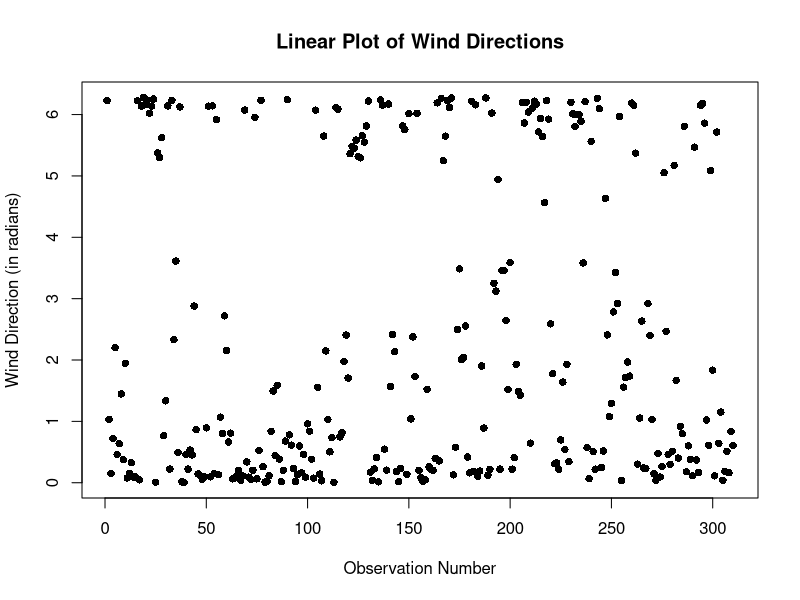
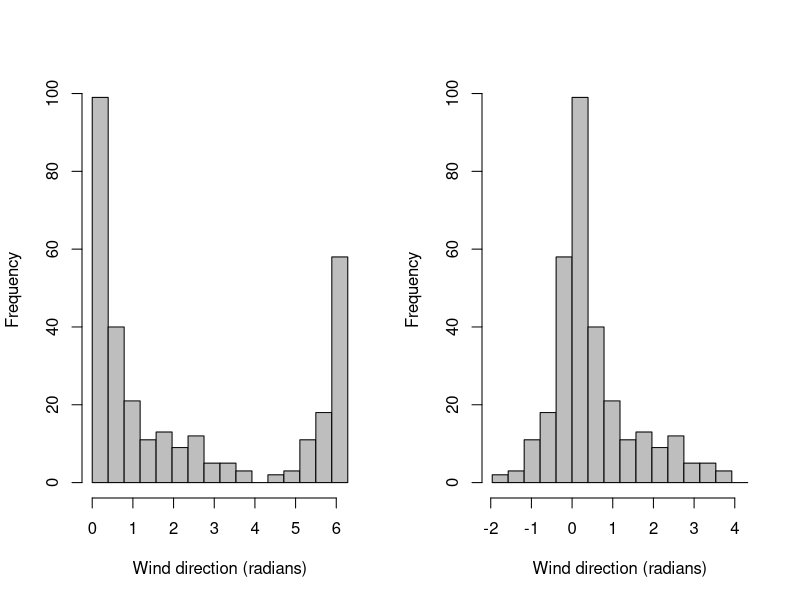
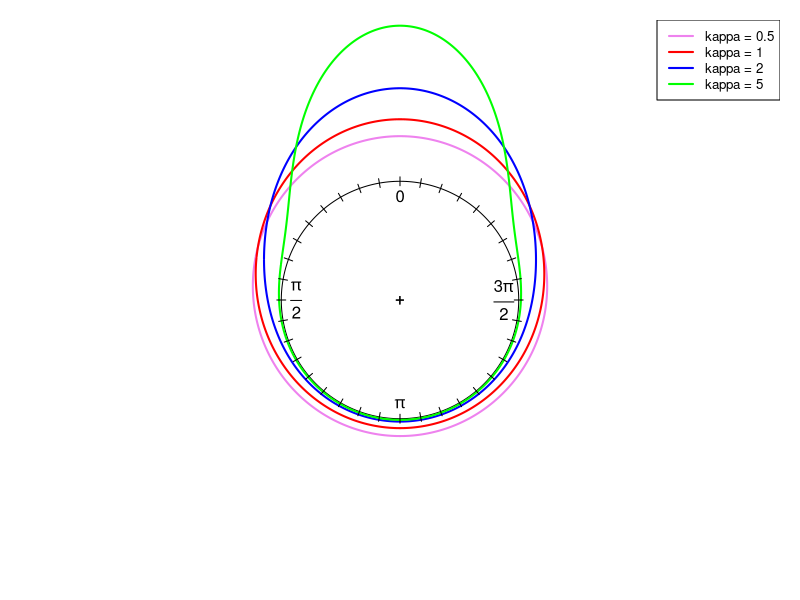
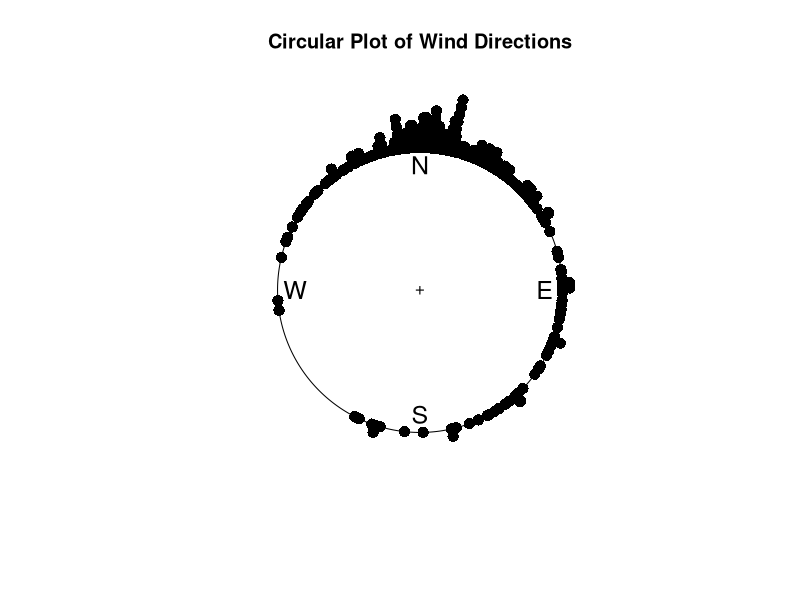
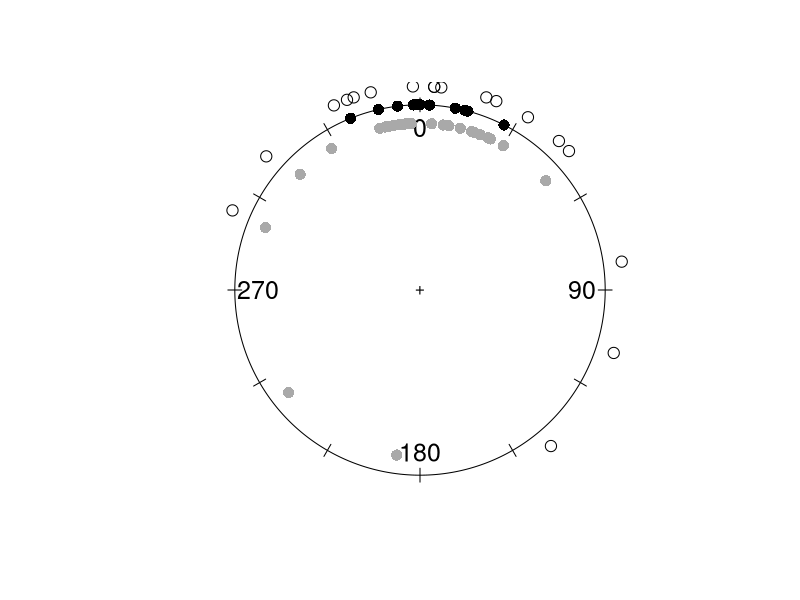
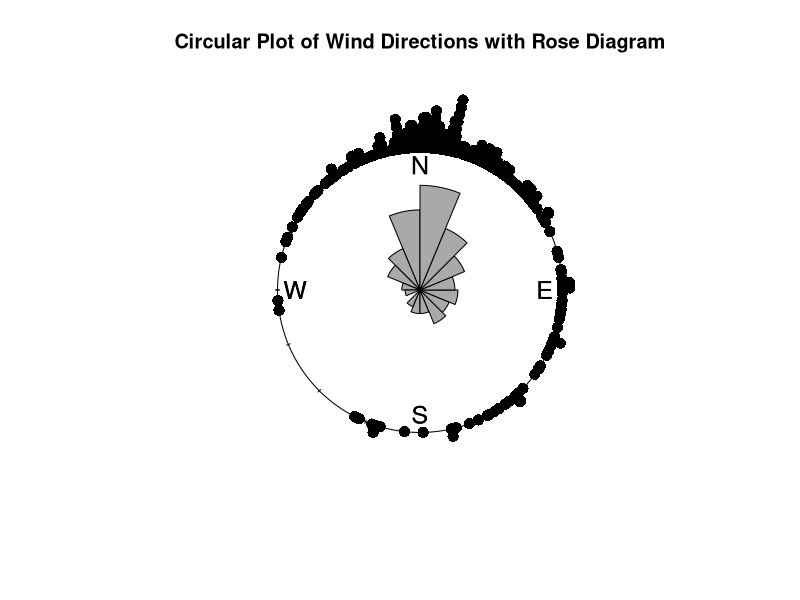
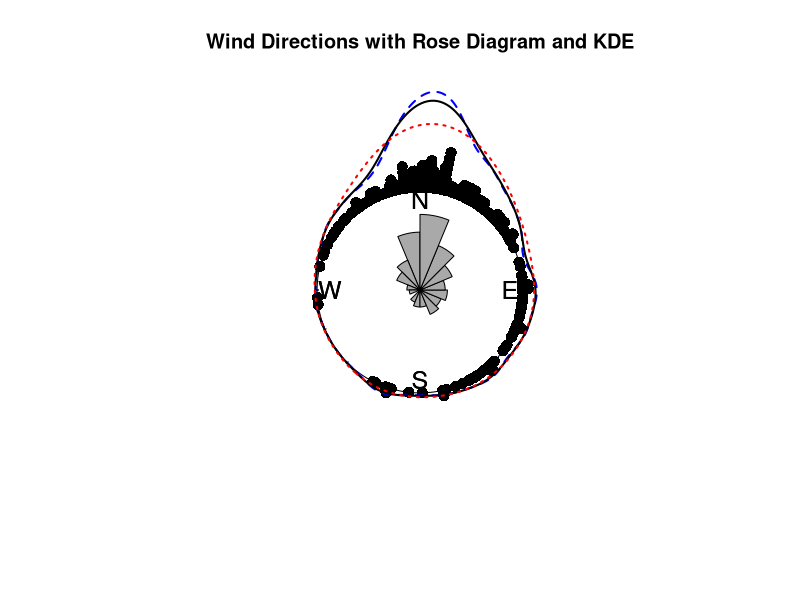

These charts were generated, in order, by the following R code:
## ---- chunk 1
if(!require(circular)) install.packages("circular")

library(circular)
## ---- chunk 2
mu <- circular(0) # Set the mean direction at o
kappas <- c(0.5, 1, 2, 5)

angles <- seq(0, 2*pi, length.out = 720)

densities <- list() # To store the value of PDFs at each points
for (kappa in kappas) {
  density <- dvonmises(angles, mu = mu, kappa = kappa) # This should return a vector, since argument x is a vector 
  densities[[as.character(kappa)]] <- density
}

# Plot
png("von_mises_circular_plot.png", width = 2000, height = 2000, res = 300)
plot.new()
par(mar = c(1, 1, 1, 1))
plot(circular(list()), zero = pi/2, bin = 720, shrink = 2.1)
colors <- c("violet", "red", "blue", "green")
for (i in seq_along(kappas)) {
  lines.circular(angles, densities[[as.character(kappas[i])]] * 1.5 + 0.01, 
                 col = colors[i], lwd = 2, zero = pi/2)
}
legend("topright", legend = paste("kappa =", kappas),
       col = colors, lwd = 2, cex = 0.8)
axis.circular(
  at = circular(seq(0, 2 * pi - pi / 18, by = pi / 18)),
  labels = rep("", 36),
  tcl = 0.075,
  zero = pi/2,
  rotation = "clock"
)
dev.off()
## ---- chunk 3
library(circular)
windc <- circular(wind, type="angles",units="radians",template="geographics")

png("raw_data_plot.png", width = 2000, height = 2000, res = 300)
plot.new()
plot(windc, stack=TRUE, col="black", shrink=1.3, cex=1.5, bin=720, sep=0.035,
     main="Circular Plot of Wind Directions")
dev.off()
## ---- chunk 4
plot(wind, pch=16, col="black",
     xlab="Observation Number", 
     ylab="Wind Direction (in radians)",
     main="Linear Plot of Wind Directions")

## ---- chunk 5
png("multi_data_plot.png", width = 2000, height = 2000, res = 300)
plot.new()
plot(fisherB10c$set1, units="degrees", zero=pi/2, rotation="clock", pch=16, cex=1.5)
ticks.circular(circular(seq(0, (11/6)*pi, pi/6)), zero=pi/2, 
               rotation="clock", tcl=0.075)
points(fisherB10c$set2, zero=pi/2, rotation="clock", pch=16,
       col="darkgrey", next.points=-0.1, cex=1.5)
points(fisherB10c$set3, zero=pi/2, rotation="clock", pch=1, 
       next.points=0.1, cex=1.5)

dev.off()
## ---- chunk 6
png("rose.png", width = 2000, height = 2000, res = 300)
plot.new()
plot(windc, stack=TRUE, col="black", shrink=1.3, cex=1.5, bin=720, sep=0.035,
     main="Circular Plot of Wind Directions with Rose Diagram")
rose.diag(windc, bins=16, col="darkgrey", cex=1.5, prop=1.3, add=TRUE)
dev.off()
## ---- chunk 7
png("KDE.png", width = 2000, height = 2000, res = 300)
plot.new()
plot(windc, stack=TRUE, col="black", shrink=1.8, cex=1.5, bin=720, sep=0.035,
     main="Wind Directions with Rose Diagram and KDE")
rose.diag(windc, bins=16, col="darkgrey", cex=1.5, prop=1.3, add=TRUE)
lines(density.circular(windc, bw = 75), lwd = 2, lty = 2, col = "blue")  # too smooth
lines(density.circular(windc, bw = 40), lwd = 2, lty = 1, col = "black")   # proper
lines(density.circular(windc, bw = 10), lwd = 2, lty = 3, col = "red") # overfitting
dev.off()
## ---- chunk 8
par(mfrow = c(1,2))

hist(wind, main = " ", xlab = "Wind direction (radians)", ylab = "Frequency", 
     breaks = seq(from = 0, to = 2 * pi, by = pi / 8), 
     col = "grey", xlim = c(0, 2 * pi))

n <- length(wind) 
cutpoint <- 2 * pi - (5 * pi / 8) 
windshift <- numeric(n)

for (j in 1:n) { 
  if (wind[j] >= cutpoint) { 
    windshift[j] <- wind[j] - 2 * pi 
  } else { 
    windshift[j] <- wind[j] 
  }
}

hist(windshift, main = "", xlab = "Wind direction (radians)", ylab = "Frequency", 
  breaks = seq(from = -5 * pi / 8, to = 2 * pi - 5 * pi / 8, by = pi / 8), 
  col = "grey", xlim = c(-5 * pi / 8, 2 * pi - 5 * pi / 8))

par(mfrow = c(1, 1)) 
## ---- chunk 9
fB11 <- c(fisherB11,8)
fB11c <- circular(fB11, unit="degree", zero=circular(0), rotation="counter")
trigonometric.moment(fB11c, p=2, center=TRUE)
## ---- chunk 10
mean(fB11c)
## ---- chunk 11
median.circular(fB11c)
